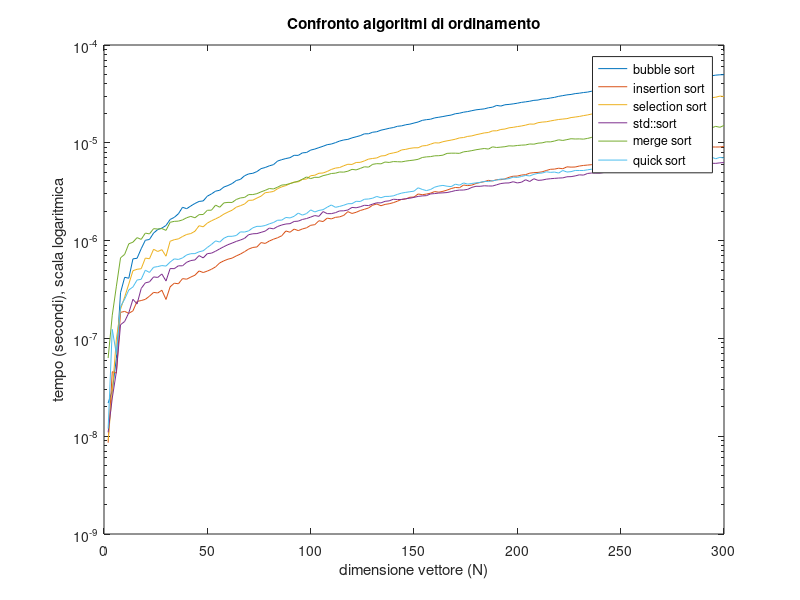
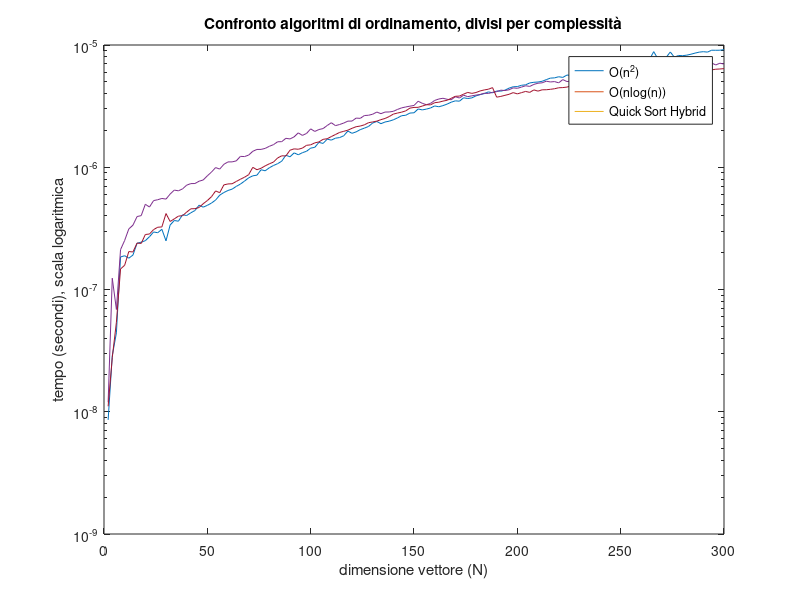

The MATLAB source for these figures, in order:
d = [2; 4; 6; 8; 10; 12; 14; 16; 18; 20; 22; 24; 26; 28; 30; 32; 34; 36; 38; 40; 42; 44; 46; 48; 50; 52; 54; 56; 58; 60; 62; 64; 66; 68; 70; 72; 74; 76; 78; 80; 82; 84; 86; 88; 90; 92; 94; 96; 98; 100; 102; 104; 106; 108; 110; 112; 114; 116; 118; 120; 122; 124; 126; 128; 130; 132; 134; 136; 138; 140; 142; 144; 146; 148; 150; 152; 154; 156; 158; 160; 162; 164; 166; 168; 170; 172; 174; 176; 178; 180; 182; 184; 186; 188; 190; 192; 194; 196; 198; 200; 202; 204; 206; 208; 210; 212; 214; 216; 218; 220; 222; 224; 226; 228; 230; 232; 234; 236; 238; 240; 242; 244; 246; 248; 250; 252; 254; 256; 258; 260; 262; 264; 266; 268; 270; 272; 274; 276; 278; 280; 282; 284; 286; 288; 290; 292; 294; 296; 298; 300];
y_bubble = [2.1834e-08; 2.9042e-08; 6.2792e-08; 2.93541e-07; 4.21625e-07; 4.12125e-07; 6.50416e-07; 6.59709e-07; 8.25917e-07; 1.00846e-06; 1.02713e-06; 1.19525e-06; 1.29667e-06; 1.34321e-06; 1.42729e-06; 1.64475e-06; 1.72796e-06; 1.88054e-06; 2.19113e-06; 2.11938e-06; 2.26037e-06; 2.39733e-06; 2.5145e-06; 2.5455e-06; 2.84663e-06; 3.00221e-06; 3.20433e-06; 3.27183e-06; 3.53038e-06; 3.65804e-06; 3.83087e-06; 4.11521e-06; 4.22721e-06; 4.60271e-06; 4.80887e-06; 4.87729e-06; 5.08133e-06; 5.44425e-06; 5.59025e-06; 5.81496e-06; 5.97792e-06; 6.51096e-06; 6.72254e-06; 6.903e-06; 7.04454e-06; 7.45292e-06; 7.43633e-06; 7.89233e-06; 7.95608e-06; 8.42354e-06; 8.62979e-06; 8.92537e-06; 9.2185e-06; 9.56883e-06; 9.71658e-06; 1.0035e-05; 1.04212e-05; 1.06912e-05; 1.084e-05; 1.12288e-05; 1.15192e-05; 1.18368e-05; 1.23541e-05; 1.23668e-05; 1.2829e-05; 1.29747e-05; 1.34624e-05; 1.37481e-05; 1.40742e-05; 1.43167e-05; 1.47595e-05; 1.49047e-05; 1.52952e-05; 1.55164e-05; 1.59253e-05; 1.63161e-05; 1.69668e-05; 1.72413e-05; 1.74263e-05; 1.79792e-05; 1.8257e-05; 1.85578e-05; 1.89212e-05; 1.92161e-05; 1.98288e-05; 2.00742e-05; 2.0566e-05; 2.0856e-05; 2.13056e-05; 2.17329e-05; 2.19879e-05; 2.22274e-05; 2.28052e-05; 2.31468e-05; 2.4104e-05; 2.37463e-05; 2.44902e-05; 2.46972e-05; 2.50085e-05; 2.54013e-05; 2.59105e-05; 2.62336e-05; 2.6617e-05; 2.71647e-05; 2.7366e-05; 2.80336e-05; 2.82276e-05; 2.87051e-05; 2.91585e-05; 2.9881e-05; 3.03646e-05; 3.0914e-05; 3.12242e-05; 3.18467e-05; 3.21606e-05; 3.26562e-05; 3.30051e-05; 3.37069e-05; 3.40025e-05; 3.44481e-05; 3.48327e-05; 3.53454e-05; 3.59607e-05; 3.62742e-05; 3.662e-05; 3.71788e-05; 3.76018e-05; 3.81885e-05; 3.87125e-05; 3.9161e-05; 3.99082e-05; 4.01361e-05; 4.131e-05; 4.14832e-05; 4.19573e-05; 4.24185e-05; 4.41433e-05; 4.34298e-05; 4.3865e-05; 4.47615e-05; 4.55503e-05; 4.57547e-05; 4.6049e-05; 4.66072e-05; 4.72094e-05; 4.79682e-05; 4.84323e-05; 4.91997e-05; 4.95915e-05; 4.97332e-05];
y_inser = [8.583e-09; 4.5667e-08; 4.4209e-08; 1.84625e-07; 1.88916e-07; 1.80375e-07; 1.91292e-07; 2.38916e-07; 2.43792e-07; 2.50875e-07; 2.70292e-07; 2.95458e-07; 2.91375e-07; 3.10791e-07; 2.50125e-07; 3.36834e-07; 3.66833e-07; 3.62e-07; 4.085e-07; 4.03042e-07; 4.24e-07; 4.42542e-07; 4.89541e-07; 4.71542e-07; 4.87959e-07; 5.09333e-07; 5.39167e-07; 5.915e-07; 6.215e-07; 6.45708e-07; 6.62292e-07; 6.97125e-07; 7.2825e-07; 7.70417e-07; 8.19375e-07; 8.50958e-07; 8.61375e-07; 9.545e-07; 9.35541e-07; 9.90458e-07; 1.03367e-06; 1.06942e-06; 1.12067e-06; 1.25433e-06; 1.21767e-06; 1.31146e-06; 1.26513e-06; 1.31571e-06; 1.35121e-06; 1.4335e-06; 1.45554e-06; 1.59654e-06; 1.56658e-06; 1.69762e-06; 1.66733e-06; 1.7295e-06; 1.74862e-06; 1.80958e-06; 1.97808e-06; 1.89488e-06; 1.947e-06; 2.03138e-06; 2.0895e-06; 2.15625e-06; 2.30162e-06; 2.36858e-06; 2.27171e-06; 2.34558e-06; 2.38192e-06; 2.44363e-06; 2.53171e-06; 2.63983e-06; 2.66217e-06; 2.77467e-06; 2.78979e-06; 2.99742e-06; 2.94562e-06; 2.99008e-06; 3.05379e-06; 3.17342e-06; 3.12408e-06; 3.19171e-06; 3.28425e-06; 3.40487e-06; 3.49313e-06; 3.47067e-06; 3.70125e-06; 3.64946e-06; 3.6945e-06; 3.83746e-06; 3.92788e-06; 4.00246e-06; 4.13521e-06; 4.06467e-06; 4.20287e-06; 4.19408e-06; 4.27162e-06; 4.43767e-06; 4.55433e-06; 4.56983e-06; 4.68179e-06; 4.72367e-06; 4.89425e-06; 4.9545e-06; 4.97962e-06; 5.04921e-06; 5.20775e-06; 5.36079e-06; 5.38467e-06; 5.49992e-06; 5.43113e-06; 5.67775e-06; 5.64046e-06; 5.65588e-06; 5.78675e-06; 5.86775e-06; 5.92312e-06; 5.97712e-06; 6.19396e-06; 6.30546e-06; 6.4475e-06; 6.43479e-06; 6.61408e-06; 6.84317e-06; 6.79512e-06; 6.95383e-06; 6.94192e-06; 7.10729e-06; 7.3085e-06; 7.22175e-06; 7.39271e-06; 7.65304e-06; 8.82346e-06; 7.70883e-06; 7.89046e-06; 7.90587e-06; 8.76637e-06; 7.94383e-06; 8.21233e-06; 8.179e-06; 8.26033e-06; 8.40496e-06; 8.58533e-06; 8.74267e-06; 8.81883e-06; 8.74504e-06; 9.06567e-06; 9.05462e-06; 9.06388e-06; 9.16921e-06];
y_select = [9.041e-09; 2.875e-08; 9.8667e-08; 1.99167e-07; 2.65417e-07; 3.595e-07; 4.92083e-07; 5.09042e-07; 5.15833e-07; 6.63e-07; 6.52042e-07; 8.1575e-07; 7.73709e-07; 8.07792e-07; 6.92667e-07; 9.84708e-07; 1.02179e-06; 1.0415e-06; 1.10121e-06; 1.15554e-06; 1.18042e-06; 1.24596e-06; 1.41983e-06; 1.38408e-06; 1.51071e-06; 1.59471e-06; 1.66796e-06; 1.75117e-06; 1.86646e-06; 1.95829e-06; 2.04662e-06; 2.19712e-06; 2.27496e-06; 2.36533e-06; 2.581e-06; 2.59029e-06; 2.72333e-06; 2.8475e-06; 3.08892e-06; 3.12812e-06; 3.17933e-06; 3.39729e-06; 3.54542e-06; 3.65146e-06; 3.82283e-06; 3.97588e-06; 3.98821e-06; 4.22708e-06; 4.25954e-06; 4.60742e-06; 4.66117e-06; 4.884e-06; 4.91117e-06; 5.09504e-06; 5.33929e-06; 5.51562e-06; 5.58337e-06; 5.82433e-06; 6.03275e-06; 6.01008e-06; 6.29196e-06; 6.31254e-06; 6.53017e-06; 6.81608e-06; 6.9165e-06; 7.00346e-06; 7.33154e-06; 7.39471e-06; 7.73063e-06; 7.87867e-06; 8.05308e-06; 8.45571e-06; 8.5705e-06; 8.77063e-06; 8.89129e-06; 8.89646e-06; 9.29742e-06; 9.37425e-06; 9.68317e-06; 1.0009e-05; 9.94996e-06; 1.02637e-05; 1.04729e-05; 1.06595e-05; 1.0882e-05; 1.12166e-05; 1.13229e-05; 1.16301e-05; 1.17736e-05; 1.20906e-05; 1.23402e-05; 1.26218e-05; 1.27461e-05; 1.32479e-05; 1.32633e-05; 1.36882e-05; 1.38358e-05; 1.42334e-05; 1.43997e-05; 1.46488e-05; 1.48618e-05; 1.51612e-05; 1.55607e-05; 1.55062e-05; 1.60558e-05; 1.62848e-05; 1.64059e-05; 1.6725e-05; 1.70267e-05; 1.73165e-05; 1.74982e-05; 1.7667e-05; 1.81194e-05; 1.83412e-05; 1.85986e-05; 1.89694e-05; 1.92725e-05; 1.97016e-05; 1.986e-05; 2.02896e-05; 2.05208e-05; 2.10166e-05; 2.10062e-05; 2.14297e-05; 2.16652e-05; 2.21302e-05; 2.22946e-05; 2.27667e-05; 2.30608e-05; 2.3353e-05; 2.37787e-05; 2.39133e-05; 2.48645e-05; 2.44746e-05; 2.49206e-05; 2.5139e-05; 2.55372e-05; 2.58144e-05; 2.60695e-05; 2.66538e-05; 2.66602e-05; 2.837e-05; 2.74633e-05; 2.78914e-05; 2.83287e-05; 2.86909e-05; 2.89033e-05; 2.92713e-05; 3.00316e-05; 2.97471e-05];
y_sort = [1.0959e-08; 2.4583e-08; 4.5833e-08; 1.37917e-07; 1.49042e-07; 1.82917e-07; 2.51125e-07; 2.24959e-07; 3.24083e-07; 3.69833e-07; 3.78542e-07; 4.25375e-07; 4.20209e-07; 4.55625e-07; 3.86291e-07; 5.17875e-07; 5.16625e-07; 5.525e-07; 5.52333e-07; 6.005e-07; 6.2525e-07; 6.34583e-07; 7.02792e-07; 6.65375e-07; 7.36084e-07; 7.44083e-07; 7.795e-07; 8.23542e-07; 8.66917e-07; 9.0875e-07; 9.42917e-07; 9.81542e-07; 1.01388e-06; 1.05392e-06; 1.14988e-06; 1.17421e-06; 1.17992e-06; 1.21437e-06; 1.25054e-06; 1.34362e-06; 1.31879e-06; 1.39412e-06; 1.44383e-06; 1.47887e-06; 1.48988e-06; 1.56958e-06; 1.58129e-06; 1.64504e-06; 1.68096e-06; 1.73925e-06; 1.80379e-06; 1.76992e-06; 1.98096e-06; 1.88629e-06; 1.88671e-06; 1.93046e-06; 2.01154e-06; 2.01658e-06; 2.05617e-06; 2.18375e-06; 2.16592e-06; 2.21846e-06; 2.29758e-06; 2.28254e-06; 2.36271e-06; 2.43529e-06; 2.43025e-06; 2.52171e-06; 2.54987e-06; 2.64783e-06; 2.63063e-06; 2.63296e-06; 2.68321e-06; 2.71354e-06; 2.76746e-06; 2.83088e-06; 2.86408e-06; 2.88258e-06; 3.00004e-06; 3.02562e-06; 3.063e-06; 3.07796e-06; 3.10042e-06; 3.16783e-06; 3.24562e-06; 3.28538e-06; 3.28938e-06; 3.34558e-06; 3.50212e-06; 3.59317e-06; 3.59004e-06; 3.63642e-06; 3.61713e-06; 3.61687e-06; 3.72138e-06; 3.83292e-06; 3.87933e-06; 3.88846e-06; 4.00079e-06; 3.88787e-06; 3.953e-06; 4.19108e-06; 4.01913e-06; 4.29163e-06; 4.13142e-06; 4.15921e-06; 4.24621e-06; 4.2925e-06; 4.32804e-06; 4.36225e-06; 4.37962e-06; 4.49412e-06; 4.50875e-06; 4.58642e-06; 4.70333e-06; 4.67442e-06; 4.85987e-06; 4.91179e-06; 4.9035e-06; 4.8995e-06; 4.97642e-06; 5.05821e-06; 5.11896e-06; 5.01337e-06; 5.3375e-06; 5.19029e-06; 5.40521e-06; 5.30388e-06; 5.31575e-06; 5.36329e-06; 5.37708e-06; 5.47879e-06; 5.45563e-06; 5.50187e-06; 5.64992e-06; 5.57892e-06; 5.59683e-06; 5.66271e-06; 5.80413e-06; 5.80771e-06; 5.85908e-06; 5.97129e-06; 5.91567e-06; 6.00346e-06; 6.02946e-06; 6.09996e-06; 6.17658e-06; 6.16383e-06; 6.23508e-06; 6.288e-06];
y_merge = [6.3042e-08; 1.72792e-07; 3.42167e-07; 6.66458e-07; 7.2375e-07; 9.27416e-07; 9.63708e-07; 1.07238e-06; 1.02921e-06; 1.19346e-06; 1.17058e-06; 1.32496e-06; 1.31342e-06; 1.32787e-06; 1.27187e-06; 1.53854e-06; 1.57379e-06; 1.58162e-06; 1.62762e-06; 1.71267e-06; 1.76963e-06; 1.71042e-06; 1.84271e-06; 1.84925e-06; 2.04225e-06; 2.04621e-06; 2.30604e-06; 2.19346e-06; 2.43033e-06; 2.45892e-06; 2.4545e-06; 2.63263e-06; 2.7315e-06; 2.76117e-06; 2.95483e-06; 2.9555e-06; 3.02075e-06; 3.15204e-06; 3.26479e-06; 3.40933e-06; 3.37279e-06; 3.52092e-06; 3.69658e-06; 3.73275e-06; 3.83037e-06; 3.93696e-06; 4.05279e-06; 4.24146e-06; 4.47525e-06; 4.30396e-06; 4.43887e-06; 4.4335e-06; 4.61317e-06; 4.71833e-06; 4.85442e-06; 4.89333e-06; 5.0305e-06; 5.01263e-06; 5.12304e-06; 5.35317e-06; 5.28267e-06; 5.47067e-06; 5.6865e-06; 5.63838e-06; 6.02296e-06; 6.12112e-06; 6.09342e-06; 6.36354e-06; 6.29708e-06; 6.42875e-06; 6.40575e-06; 6.38117e-06; 6.50046e-06; 6.58617e-06; 6.66225e-06; 6.78062e-06; 7.07625e-06; 7.17946e-06; 7.22471e-06; 7.36067e-06; 7.38021e-06; 7.47587e-06; 7.79917e-06; 7.83333e-06; 7.83425e-06; 7.79808e-06; 8.08604e-06; 8.17967e-06; 8.31875e-06; 8.49175e-06; 8.61975e-06; 8.74671e-06; 8.62775e-06; 9.09183e-06; 8.95517e-06; 9.03379e-06; 9.12588e-06; 9.31271e-06; 9.27004e-06; 9.38767e-06; 9.46692e-06; 9.50867e-06; 9.72575e-06; 9.68192e-06; 9.91708e-06; 9.98783e-06; 1.02379e-05; 1.0216e-05; 1.04275e-05; 1.07297e-05; 1.05704e-05; 1.07806e-05; 1.10073e-05; 1.09361e-05; 1.09662e-05; 1.08995e-05; 1.10952e-05; 1.13619e-05; 1.16867e-05; 1.15918e-05; 1.15395e-05; 1.1711e-05; 1.19086e-05; 1.20767e-05; 1.19872e-05; 1.22431e-05; 1.20549e-05; 1.22621e-05; 1.24287e-05; 1.26097e-05; 1.27627e-05; 1.28006e-05; 1.29768e-05; 1.28871e-05; 1.312e-05; 1.32175e-05; 1.34725e-05; 1.35045e-05; 1.33317e-05; 1.37369e-05; 1.36766e-05; 1.40787e-05; 1.37182e-05; 1.37892e-05; 1.40602e-05; 1.42088e-05; 1.42284e-05; 1.4729e-05; 1.441e-05; 1.50525e-05];
y_quick = [1.1958e-08; 1.23708e-07; 6.8625e-08; 2.11875e-07; 2.52125e-07; 3.12958e-07; 3.35833e-07; 3.95208e-07; 4.02042e-07; 4.98e-07; 4.7275e-07; 5.33708e-07; 5.42542e-07; 5.55708e-07; 5.48917e-07; 6.03542e-07; 6.50333e-07; 6.41708e-07; 6.65042e-07; 7.13666e-07; 7.34916e-07; 7.36167e-07; 7.68708e-07; 7.86792e-07; 8.5075e-07; 9.13292e-07; 9.93791e-07; 9.66208e-07; 1.05712e-06; 1.10588e-06; 1.10654e-06; 1.12758e-06; 1.22746e-06; 1.22308e-06; 1.25775e-06; 1.35083e-06; 1.39875e-06; 1.39967e-06; 1.42704e-06; 1.48392e-06; 1.5305e-06; 1.61588e-06; 1.61912e-06; 1.72471e-06; 1.70442e-06; 1.77287e-06; 1.91088e-06; 1.82208e-06; 1.89017e-06; 2.06e-06; 1.96371e-06; 2.0355e-06; 2.07158e-06; 2.19558e-06; 2.31292e-06; 2.19008e-06; 2.23688e-06; 2.29938e-06; 2.38375e-06; 2.38667e-06; 2.52417e-06; 2.51221e-06; 2.64933e-06; 2.66267e-06; 2.71533e-06; 2.82871e-06; 2.74333e-06; 2.82875e-06; 2.83329e-06; 2.86775e-06; 2.97063e-06; 3.05992e-06; 3.11288e-06; 3.16037e-06; 3.20217e-06; 3.46762e-06; 3.3355e-06; 3.24567e-06; 3.32979e-06; 3.51954e-06; 3.616e-06; 3.66721e-06; 3.59746e-06; 3.56679e-06; 3.77588e-06; 3.68621e-06; 3.88538e-06; 3.78004e-06; 3.84025e-06; 3.89175e-06; 3.93713e-06; 4.03188e-06; 4.01442e-06; 4.09992e-06; 4.15342e-06; 4.27138e-06; 4.24208e-06; 4.30342e-06; 4.45908e-06; 4.4235e-06; 4.52575e-06; 4.64162e-06; 4.58483e-06; 4.76133e-06; 4.87008e-06; 4.90525e-06; 5.0565e-06; 4.98633e-06; 5.02188e-06; 4.90433e-06; 5.21233e-06; 5.02367e-06; 5.07262e-06; 5.21692e-06; 5.20975e-06; 5.20929e-06; 5.29492e-06; 5.37567e-06; 5.35388e-06; 5.59583e-06; 5.53704e-06; 5.58387e-06; 5.6245e-06; 5.6925e-06; 5.79646e-06; 5.83071e-06; 5.89742e-06; 5.90933e-06; 5.965e-06; 6.00608e-06; 5.99958e-06; 6.08633e-06; 6.31587e-06; 6.29092e-06; 6.28317e-06; 6.49221e-06; 6.49967e-06; 6.41921e-06; 6.52775e-06; 6.51646e-06; 6.60108e-06; 6.66613e-06; 6.81133e-06; 6.86546e-06; 6.99925e-06; 7.25883e-06; 7.12696e-06; 6.86729e-06; 7.09696e-06; 6.98446e-06];
y_quick_hybrid = [1.1083e-08; 2.775e-08; 5.3959e-08; 1.47125e-07; 1.58e-07; 2.04375e-07; 2.02834e-07; 2.39666e-07; 2.38208e-07; 2.81708e-07; 2.84458e-07; 3.09125e-07; 3.23041e-07; 3.25041e-07; 4.18166e-07; 3.60042e-07; 3.78042e-07; 3.98209e-07; 4.01792e-07; 4.29667e-07; 4.57125e-07; 4.585e-07; 4.685e-07; 5.03084e-07; 5.34e-07; 5.74e-07; 6.39958e-07; 6.195e-07; 7.17541e-07; 7.30417e-07; 7.32875e-07; 7.65166e-07; 7.97959e-07; 8.28875e-07; 8.69458e-07; 9.98542e-07; 9.54084e-07; 9.81459e-07; 1.02671e-06; 1.06708e-06; 1.10208e-06; 1.19067e-06; 1.24083e-06; 1.23679e-06; 1.37871e-06; 1.41412e-06; 1.40333e-06; 1.43408e-06; 1.51196e-06; 1.52513e-06; 1.58342e-06; 1.61112e-06; 1.69158e-06; 1.71121e-06; 1.78246e-06; 1.85254e-06; 1.92667e-06; 1.9675e-06; 2.01125e-06; 2.08196e-06; 2.14617e-06; 2.17325e-06; 2.22383e-06; 2.31529e-06; 2.34696e-06; 2.38446e-06; 2.45175e-06; 2.50704e-06; 2.5985e-06; 2.72158e-06; 2.77558e-06; 2.82242e-06; 2.89167e-06; 3.04563e-06; 3.08621e-06; 3.09142e-06; 3.16571e-06; 3.24871e-06; 3.23833e-06; 3.37517e-06; 3.40458e-06; 3.47633e-06; 3.52963e-06; 3.66329e-06; 3.80712e-06; 3.82117e-06; 3.96379e-06; 4.09354e-06; 4.02075e-06; 4.08525e-06; 4.21079e-06; 4.29025e-06; 4.34875e-06; 4.48113e-06; 3.74492e-06; 3.79775e-06; 3.87504e-06; 3.9515e-06; 4.07842e-06; 3.98346e-06; 4.07658e-06; 4.1705e-06; 4.097e-06; 4.29312e-06; 4.19446e-06; 4.30063e-06; 4.30579e-06; 4.34029e-06; 4.38804e-06; 4.46904e-06; 4.48496e-06; 4.52567e-06; 4.62729e-06; 4.61708e-06; 4.65121e-06; 4.73175e-06; 4.76313e-06; 4.97654e-06; 5.00096e-06; 4.97354e-06; 5.28021e-06; 5.13537e-06; 5.10904e-06; 5.20229e-06; 5.26471e-06; 5.23438e-06; 5.40025e-06; 5.49604e-06; 5.35233e-06; 5.42771e-06; 5.52563e-06; 5.65629e-06; 5.68758e-06; 5.79137e-06; 5.75933e-06; 5.7945e-06; 5.92929e-06; 5.90937e-06; 5.87733e-06; 6.01321e-06; 6.15362e-06; 6.02542e-06; 6.23875e-06; 6.28208e-06; 6.18725e-06; 6.20579e-06; 6.26229e-06; 6.33654e-06; 6.366e-06; 6.40879e-06];
y_n2 = zeros(length(d));
y_log = zeros(length(d));
for i = 1:length(d)
    y_n2(i) = min([y_bubble(i), y_inser(i), y_select(i)]);
    y_log(i) = min([y_quick(i), y_merge(i)]);
end
figure
semilogy(d, y_bubble)
hold on
semilogy(d, y_inser)
semilogy(d, y_select)
semilogy(d, y_sort)

semilogy(d, y_merge)
semilogy(d, y_quick)
legend("bubble sort", "insertion sort", "selection sort", "std::sort", "merge sort", "quick sort")
xlabel('dimensione vettore (N)');
ylabel('tempo (secondi), scala logaritmica');
title('Confronto algoritmi di ordinamento');
figure
semilogy(d, y_n2)
hold on
semilogy(d, y_log)
semilogy(d, y_quick_hybrid)
legend("O(n^2)", "O(nlog(n))", "Quick Sort Hybrid")
xlabel("dimensione vettore (N)")
ylabel("tempo (secondi), scala logaritmica")
title("Confronto algoritmi di ordinamento, divisi per complessità")
